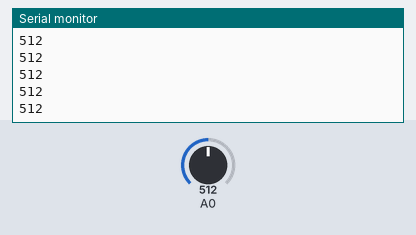
The sketch below on a simulated Arduino Uno, built with avr-gcc and run on an emulated ATmega328P. On the bench: the last lines printed to the serial monitor. The test bench sets the inputs (shaded band); at power-on: A0 = 512.

Above: at 1.2 s.
1.3 s: A0 set to 716
At 2.0 s:
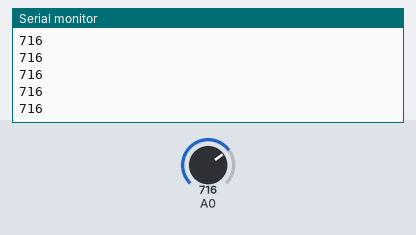
2.8 s: A0 set to 900
At 3.5 s:
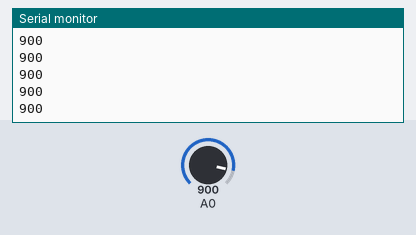
Timing chart, 0 to 5.8 s (numbered marks = the images above; inputs shaded):
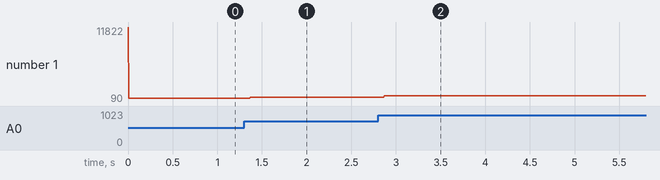

The sketch:

ADXL335.ino
```cpp
void setup() {
  Serial.begin(9600);
  Serial.println('Initializing...');
}

void loop() {
  int sensorValue = analogRead(A0);
  Serial.println(sensorValue);
  delay(1);
}
```

Measured:
- after the input at 1.3 s, the serial monitor: prints a new line after 0.07 s (image 1)
- after the input at 2.8 s, the serial monitor: prints a new line after 0.07 s (image 2)
- plotted number 1: 512 → 716 after the input at 1.3 s, 716 → 90 after the input at 2.8 s
